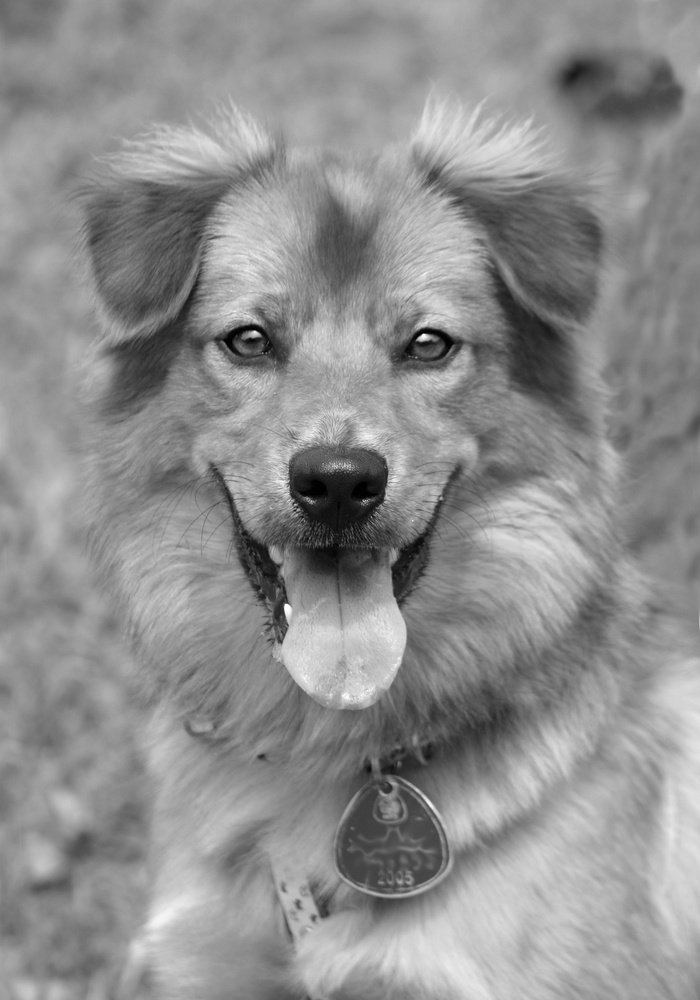
#> input picture HW2/happy_dog.jpg, 700 x 1000 px, shrunk from 2082 x 2975 before the run
$ jupyter execute Computer_Vision_HW2_Histogram_Equalization.ipynb   (shell and % lines are left out)
#> lines starting #> are read from the running program, lines starting #| are printed output that depends on the picture
[cell 1]
import numpy as np
import matplotlib.pyplot as plt
import cv2 as cv

##Histogram Equalization Using CV

###Read Image

[cell 2]
img = cv.imread('happy_dog.jpg', cv.IMREAD_GRAYSCALE)
#> img is the input picture: shape (1000, 700); min 0, max 255, mean 142.6

###Show image using plt

[cell 3]
plt.imshow(img, cmap='gray')
plt.axis("off")
plt.show()

###Plot Image Histogram

[cell 4]
hist,bins = np.histogram(img.flatten(),256,[0,256])
#> hist = 256 values, max 10694 at index 152, min 2 at index 248, mean 2734.4; bins = 257 values from 0 to 256
cdf = hist.cumsum()
#> cdf = 256 values from 99 to 700000

cdf_normalized = cdf * float(hist.max()) / cdf.max()
#> cdf_normalized = 256 values from 1.51 to 10694
plt.plot(cdf_normalized, color = 'b')
plt.hist(img.flatten(),256,[0,256], color = 'r')
plt.xlim([0,256])
plt.legend(('cdf','histogram'), loc = 'upper left')
plt.show()
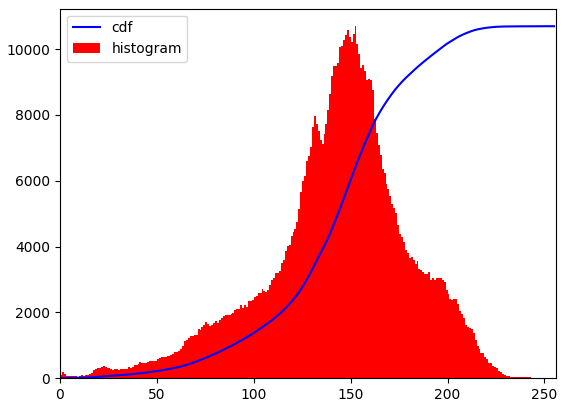
#> figure drawn by matplotlib, 1 panel; tallest bar 10694 high, from x = 152 to 153; curve peaks at x = 255, y = 10694

###Equalized Image using equalizeHist Function

[cell 5]
equ = cv.equalizeHist(img)
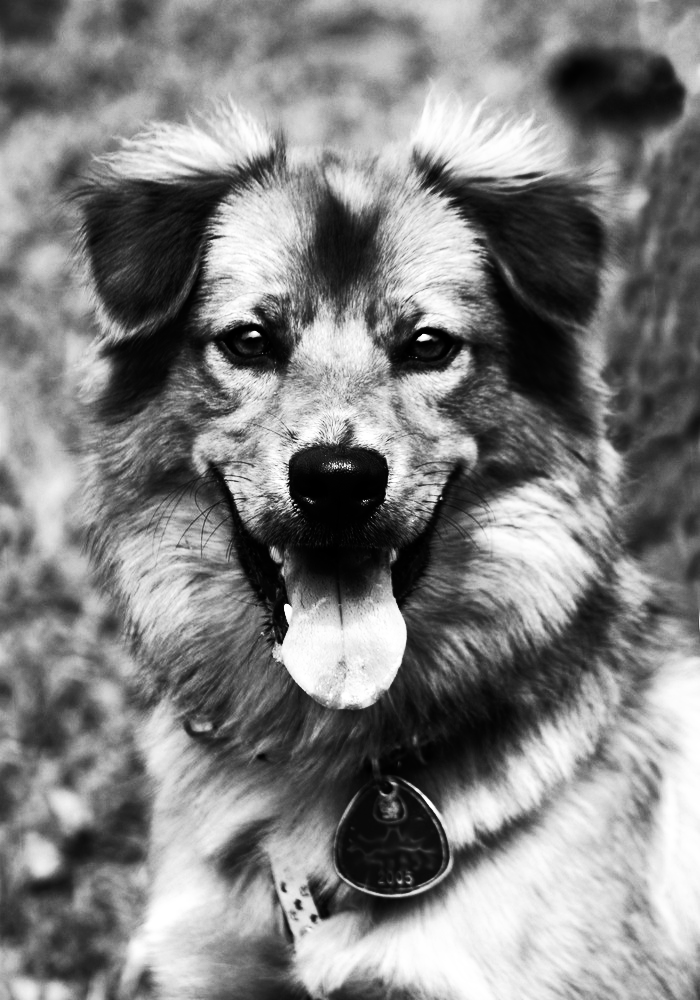
#> equ: shape (1000, 700); min 0, max 255, mean 128.6

plt.imshow(equ, cmap='gray')
plt.axis("off")
plt.show()

[cell 6]
hist,bins = np.histogram(equ.flatten(),256,[0,256])
#> hist = 256 values, max 10694 at index 151, min 0 at index 41, mean 2734.4
cdf = hist.cumsum()
#> cdf = 256 values from 1441 to 700000
cdf_normalized = cdf * float(hist.max()) / cdf.max()
#> cdf_normalized = 256 values from 22.01 to 10694
plt.plot(cdf_normalized, color = 'b')
plt.hist(equ.flatten(),256,[0,256], color = 'r')
plt.xlim([0,256])
plt.legend(('cdf','histogram'), loc = 'upper left')
plt.show()
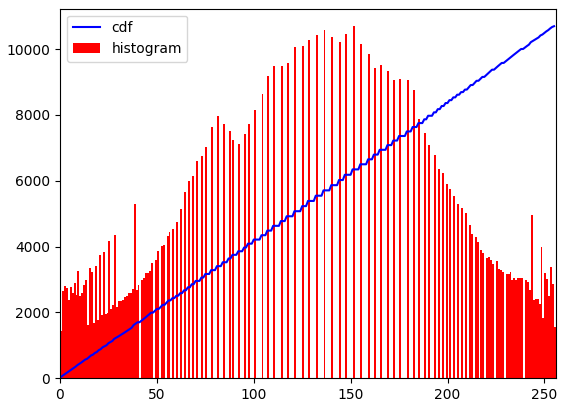
#> figure drawn by matplotlib, 1 panel; tallest bar 10694 high, from x = 151 to 152; curve peaks at x = 255, y = 10694

###Concat Two Images and Show Them

[cell 7]
img = cv.imread('happy_dog.jpg',0)
equ = cv.equalizeHist(img)
res = np.hstack((img,equ)) #stacking images side-by-side
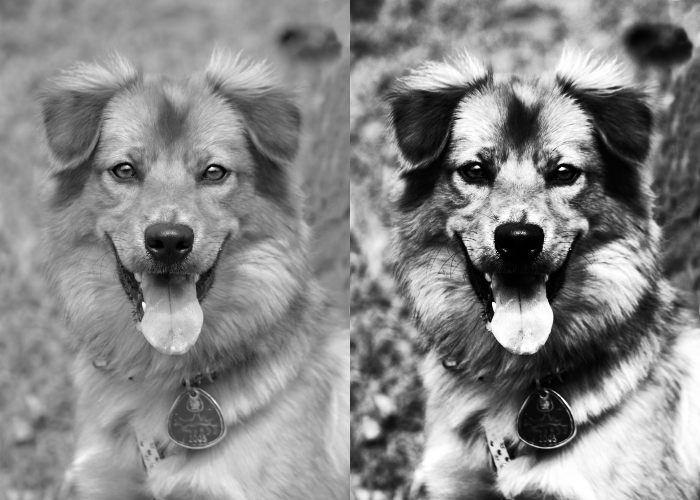
#> res: shape (1000, 1400) (shown at 1/2 size); min 0, max 255, mean 135.6
plt.imshow(res, cmap='gray')
plt.axis("off")
plt.show()

###Save Images

[cell 8]
cv.imwrite('equ.png',equ)
cv.imwrite('res.png',res)
#> Out = True

##Histogram Equalization Using Pillow

[cell 9]
from PIL import Image, ImageOps

img1 = Image.open(r"happy_dog.jpg")
img2 = ImageOps.equalize(img1, mask = None)

res1 = np.hstack((img1,img2))
plt.imshow(res1)
plt.axis("off")
plt.show()
